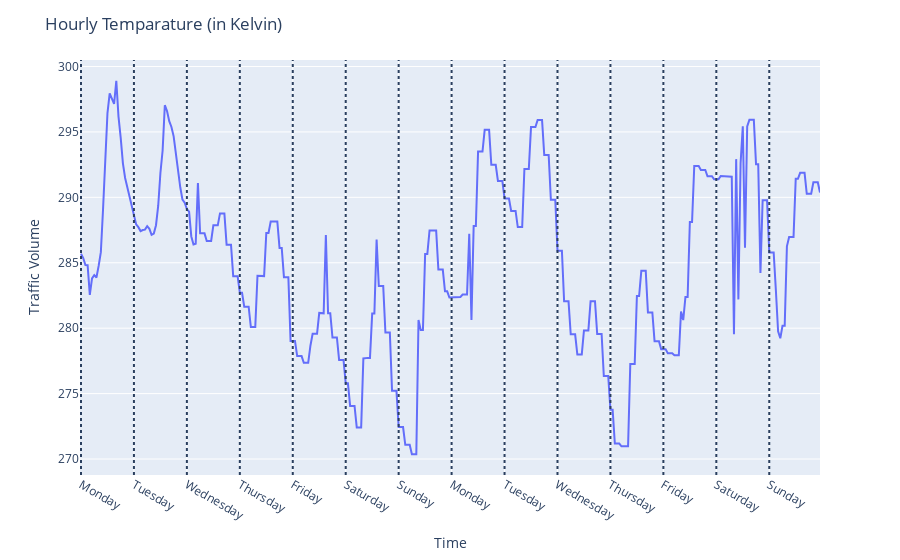

The code cell stored with this chart in its notebook:
### Markdown cell above
- There is a clear daily seasonality, since the traffic volume is lower at the start and end of each day, and peaks at 7AM and 4PM in the week day.
- Also, a smaller traffic volume during the weekends. 
- As for the trend, 1 week of data is likely insufficient to draw a reasonable conclusion, but it seems that the volume is neither increasing nor decreasing over time.

### Code cell
plot_feature('Hourly Temparature (in Kelvin)','temp')

### Figure 1 — Plotly figure (JSON) as saved in the notebook; plotly's stock layout.template omitted (floating-point values rounded to 4 significant figures; data arrays with more than 128 entries replaced by an {"elided": "..."} marker saying what was removed)
{"data": [{"hovertemplate": "date_time=%{x}<br>temp=%{y}<extra></extra>", "legendgroup": "", "line": {"color": "#636efa", "dash": "solid"}, "marker": {"symbol": "circle"}, "mode": "lines", "name": "", "orientation": "v", "showlegend": false, "type": "scatter", "x": {"elided": "336 str values"}, "xaxis": "x", "y": {"elided": "336 float values"}, "yaxis": "y"}], "layout": {"legend": {"tracegroupgap": 0}, "margin": {"t": 60}, "shapes": [{"line": {"dash": "dot"}, "type": "line", "x0": "2016-10-03T00:00:00", "x1": "2016-10-03T00:00:00", "xref": "x", "y0": 0, "y1": 1, "yref": "y domain"}, {"line": {"dash": "dot"}, "type": "line", "x0": "2016-10-04T00:00:00", "x1": "2016-10-04T00:00:00", "xref": "x", "y0": 0, "y1": 1, "yref": "y domain"}, {"line": {"dash": "dot"}, "type": "line", "x0": "2016-10-05T00:00:00", "x1": "2016-10-05T00:00:00", "xref": "x", "y0": 0, "y1": 1, "yref": "y domain"}, {"line": {"dash": "dot"}, "type": "line", "x0": "2016-10-06T00:00:00", "x1": "2016-10-06T00:00:00", "xref": "x", "y0": 0, "y1": 1, "yref": "y domain"}, {"line": {"dash": "dot"}, "type": "line", "x0": "2016-10-07T00:00:00", "x1": "2016-10-07T00:00:00", "xref": "x", "y0": 0, "y1": 1, "yref": "y domain"}, {"line": {"dash": "dot"}, "type": "line", "x0": "2016-10-08T00:00:00", "x1": "2016-10-08T00:00:00", "xref": "x", "y0": 0, "y1": 1, "yref": "y domain"}, {"line": {"dash": "dot"}, "type": "line", "x0": "2016-10-09T00:00:00", "x1": "2016-10-09T00:00:00", "xref": "x", "y0": 0, "y1": 1, "yref": "y domain"}, {"line": {"dash": "dot"}, "type": "line", "x0": "2016-10-10T00:00:00", "x1": "2016-10-10T00:00:00", "xref": "x", "y0": 0, "y1": 1, "yref": "y domain"}, {"line": {"dash": "dot"}, "type": "line", "x0": "2016-10-11T00:00:00", "x1": "2016-10-11T00:00:00", "xref": "x", "y0": 0, "y1": 1, "yref": "y domain"}, {"line": {"dash": "dot"}, "type": "line", "x0": "2016-10-12T00:00:00", "x1": "2016-10-12T00:00:00", "xref": "x", "y0": 0, "y1": 1, "yref": "y domain"}, {"line": {"dash": "dot"}, "type": "line", "x0": "2016-10-13T00:00:00", "x1": "2016-10-13T00:00:00", "xref": "x", "y0": 0, "y1": 1, "yref": "y domain"}, {"line": {"dash": "dot"}, "type": "line", "x0": "2016-10-14T00:00:00", "x1": "2016-10-14T00:00:00", "xref": "x", "y0": 0, "y1": 1, "yref": "y domain"}, {"line": {"dash": "dot"}, "type": "line", "x0": "2016-10-15T00:00:00", "x1": "2016-10-15T00:00:00", "xref": "x", "y0": 0, "y1": 1, "yref": "y domain"}, {"line": {"dash": "dot"}, "type": "line", "x0": "2016-10-16T00:00:00", "x1": "2016-10-16T00:00:00", "xref": "x", "y0": 0, "y1": 1, "yref": "y domain"}], "title": {"text": "Hourly Temparature (in Kelvin)"}, "xaxis": {"anchor": "y", "domain": [0, 1], "tickmode": "array", "ticktext": ["Monday", "Tuesday", "Wednesday", "Thursday", "Friday", "Saturday", "Sunday", "Monday", "Tuesday", "Wednesday", "Thursday", "Friday", "Saturday", "Sunday"], "tickvals": ["2016-10-03T00:00:00", "2016-10-04T00:00:00", "2016-10-05T00:00:00", "2016-10-06T00:00:00", "2016-10-07T00:00:00", "2016-10-08T00:00:00", "2016-10-09T00:00:00", "2016-10-10T00:00:00", "2016-10-11T00:00:00", "2016-10-12T00:00:00", "2016-10-13T00:00:00", "2016-10-14T00:00:00", "2016-10-15T00:00:00", "2016-10-16T00:00:00"], "title": {"text": "Time"}}, "yaxis": {"anchor": "x", "domain": [0, 1], "title": {"text": "Traffic Volume"}}}}
